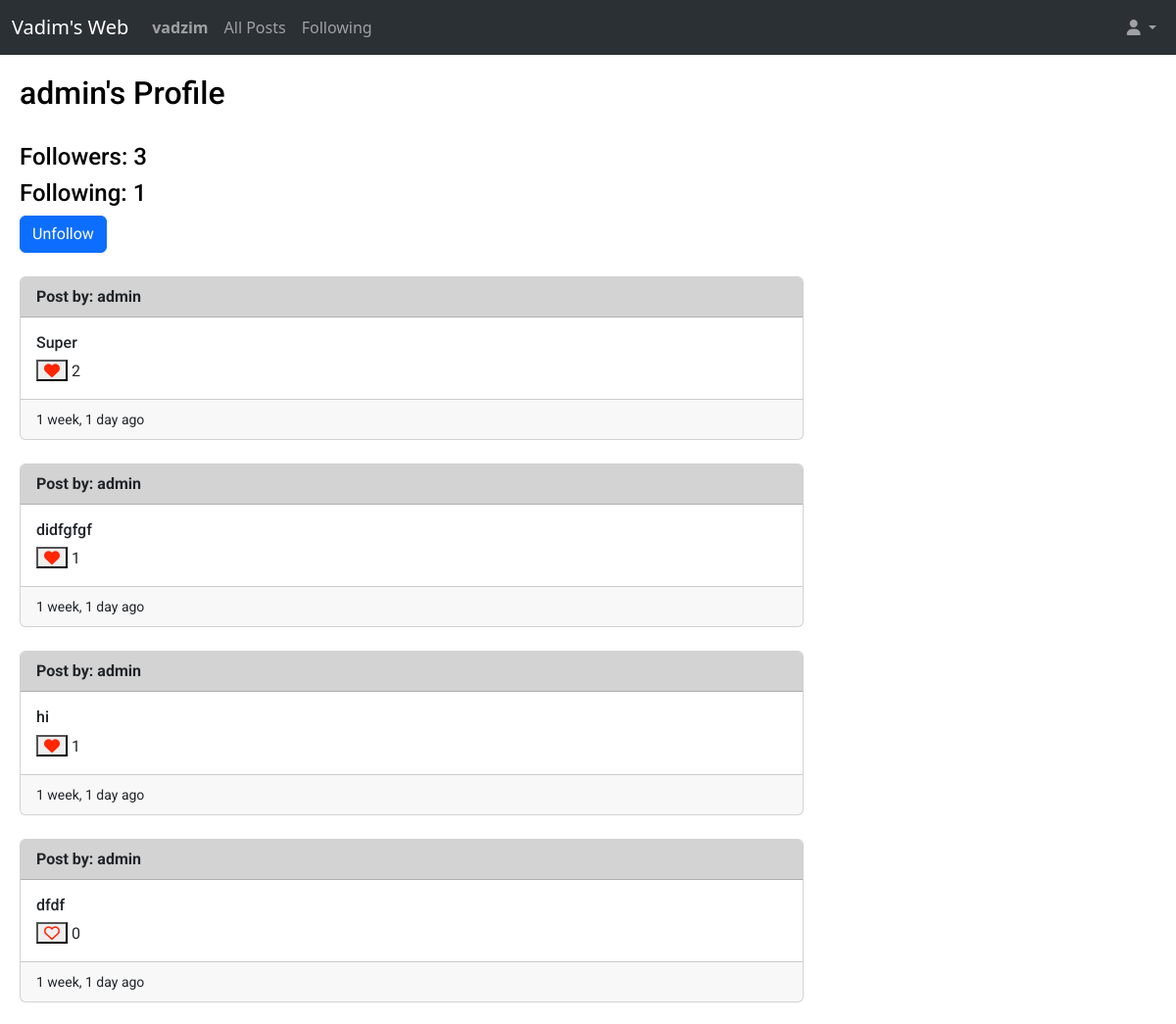
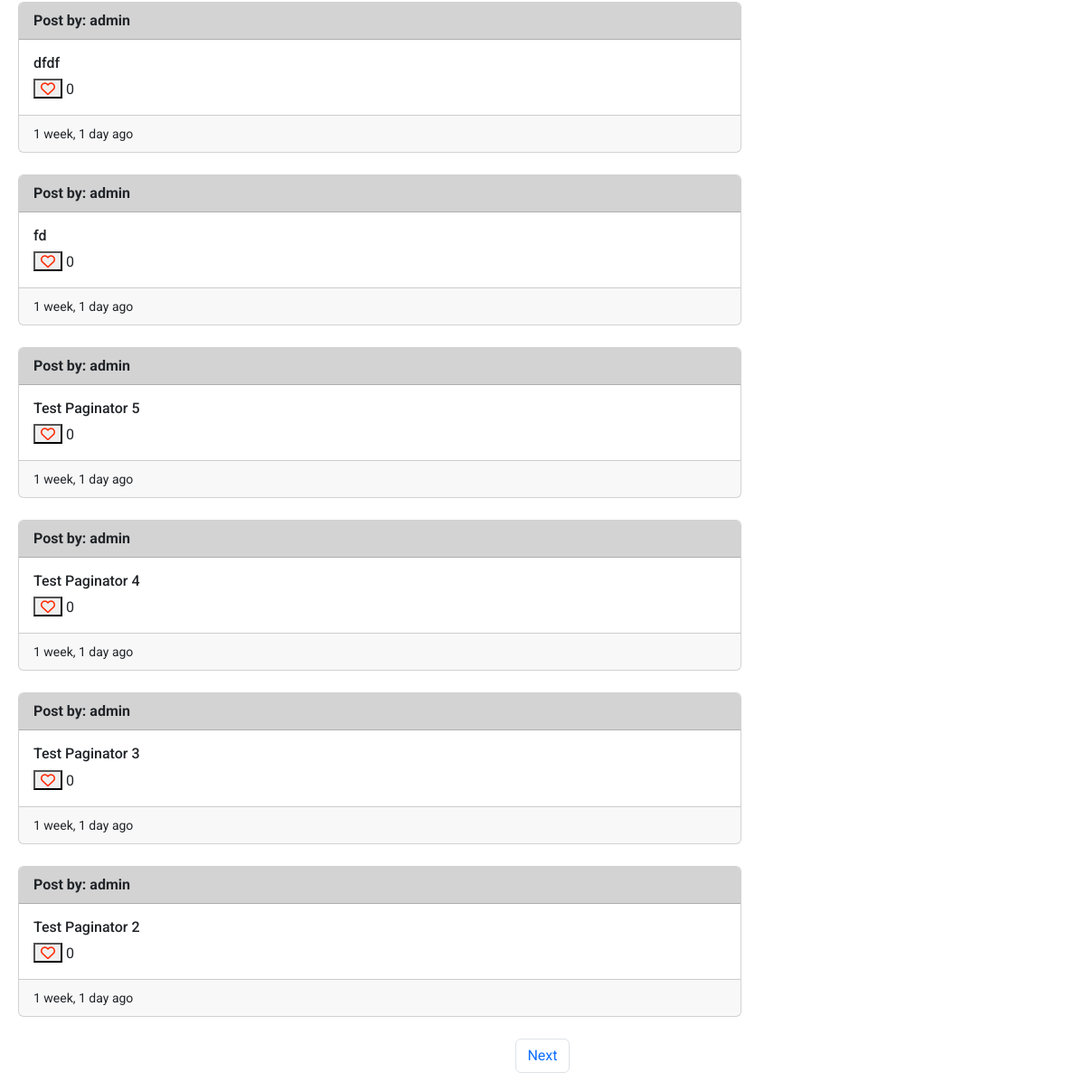
Page /profileforuserid/1 (signed in) on the earlier database version (2 pictures, top to bottom).
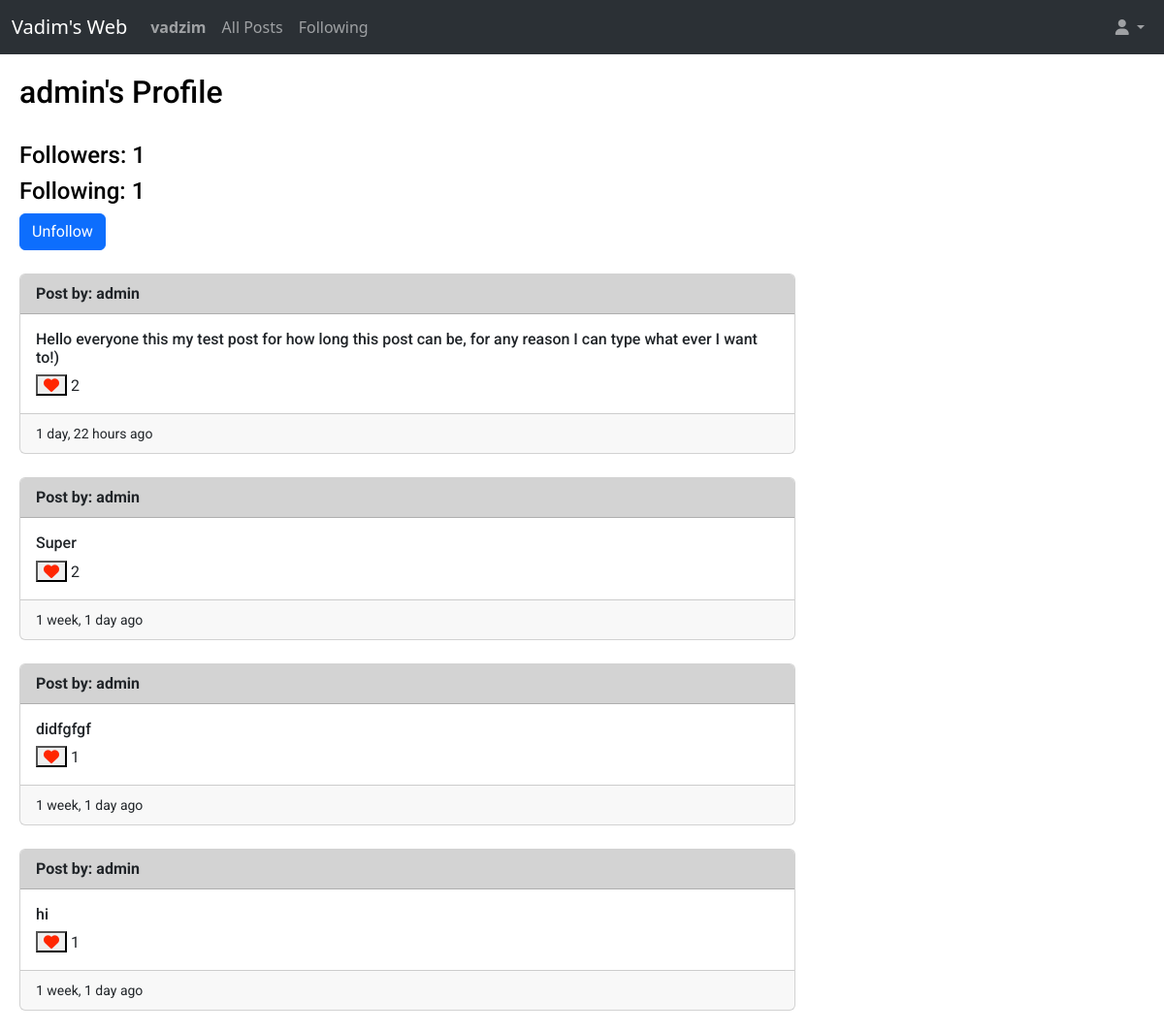
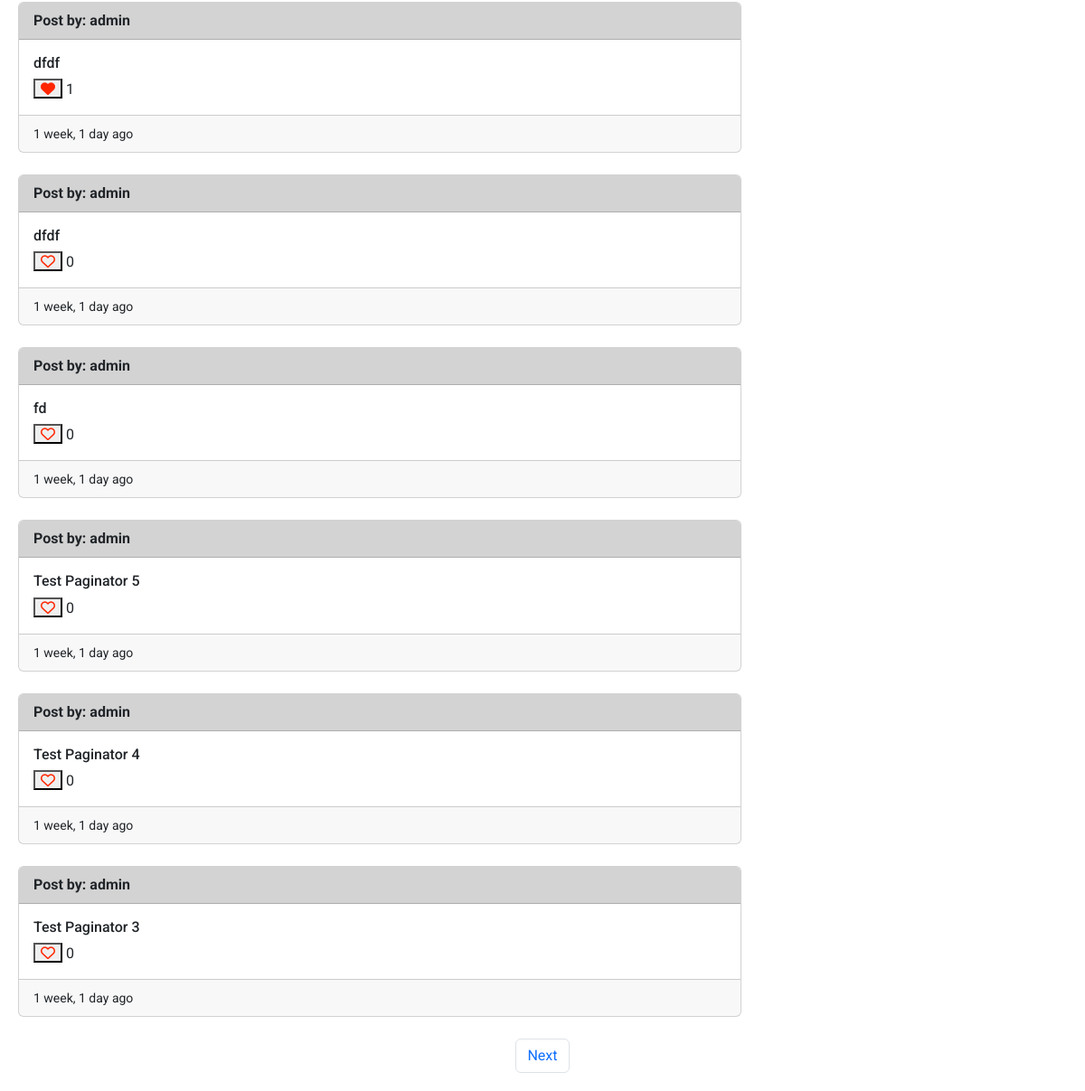
Same page on the later database version (2 pictures, top to bottom).
### web/models.py (models this page shows, shortened)
class Post(models.Model):
    user = models.ForeignKey(User, on_delete=models.CASCADE, related_name='post_user')
    content = models.CharField(max_length=140)
    creation_date = models.DateTimeField(auto_now_add=True, blank=True)
    number_of_likes = models.IntegerField(default=0)
    comments = models.ManyToManyField('Comments', blank=True, related_name="comments")

class User(AbstractUser):
    number_of_followers = models.IntegerField(default=0)
    number_of_following = models.IntegerField(default=0)
    def __str__(self):
        return f"{self.username}"

### web/views.py (the view)
# urls.py: path("profileforuserid/<int:post_user_id>", views.profileforuserid, name="profileforuserid"),
def profileforuserid(request, post_user_id):
    current_user_id = request.user.id
    not_show_edit = True
    current_user1 = User.objects.get(id=request.user.id)
    if current_user_id == post_user_id:
        return HttpResponseRedirect(reverse('userprofile'))
    else:
        post_user = User.objects.get(id=post_user_id)
        user_followers = post_user.number_of_followers
        user_following = post_user.number_of_following
        allposts = Post.objects.filter(user=post_user).order_by('id').reverse()
        allfollow = Follow.objects.all()
        current_following_postuser = False
        for item in allfollow:
            if item.follower == current_user1 and item.followed == post_user:
                current_following_postuser = True
        paginator = Paginator(allposts, 10)
        page_namber = request.GET.get('page')
        page_obj = paginator.get_page(page_namber)
        whoyoulike = []
        all_likes = Like.objects.all()
        for like in all_likes:
            if like.user == current_user1:
                whoyoulike.append(like.post.id)
        return render(request, "web/userprofile.html", {
                "allposts": page_obj,
                "current_user": post_user,
                "follow": current_following_postuser,
                "not_show_edit": not_show_edit,
                "user_followers": user_followers,
                "user_following": user_following,
                "whoyoulike": whoyoulike
            })

### web/templates/web/userprofile.html (shortened to what this page needs)
{% extends "web/layout.html" %}
{% load humanize %}
{% block body %}
    <h2>{{ current_user }}'s Profile</h2>
   <br>
   <h4>Followers: {{ user_followers }}</h4>
   <h4>Following: {{ user_following }}</h4>
    {% if follow == True %}
        <form action="{% url 'unfollow' current_user.id %}" method="post">
            <button type="submit" class="btn btn-primary">Unfollow</button>
        </form>
    {% elif follow == False %}
        <form action="{% url 'follow' current_user.id %}" method="post">
            {% csrf_token %}
            <button type="submit" class="btn btn-primary">Follow</button>
        </form>
        {% endif %}
   <br>
    {% for post in allposts %}
        <div class="card" style="max-width: 50rem;">
            <div style="background-color:lightgray;" class="card-header">
                <strong>Post by: {{ post.user }}</strong>
            </div>
            <div class="card-body">
                <h6 class="card-title" id="content_area{{ post.id }}">{{ post.content }}</h6>
                {% if user.is_authenticated %}
                    {% if post.id in whoyoulike %}
                        <button class="fa-solid fa-heart" style="color: #ff2600;" onclick="likeHandler({{ post.id }}, {{ whoyoulike }})" id="{{ post.id }}"> </button><span id="like_number{{ post.id }}"> {{ post.number_of_likes }}</span>
                    {% else %}
                        <button class="fa-regular fa-heart" style="color: #ff2600;" onclick="likeHandler({{ post.id }}, {{ whoyoulike }})" id="{{ post.id }}"> </button> <span id="like_number{{ post.id }}">{{ post.number_of_likes }}</span>
                            {% endif %}
                {% else %}
                    <a href="{% url 'login' %}" class="fa-regular fa-heart" style="color: #ff2600; text-decoration: none;" ></a> <span>{{ post.number_of_likes }}</span>
                {% endif %}
            </div>
            <div class="card-footer">
                <small>{{ post.creation_date|naturaltime }}</small>
            </div>
        </div>
        <br>
    {% endfor %}
    <nav aria-label="Page navigation example">
        <ul class="pagination d-flex justify-content-center">
            {% if allposts.has_next %}
                <li class="page-item"><a class="page-link" href="?page={{ allposts.next_page_number }}">Next</a></li>
            {% endif %}
        </ul>
      </nav>
{% endblock %}

Differences in the rows shown:
no longer on this page (row unchanged): Post: user "admin", content "Test Paginator 2", number_of_likes "0", creation_date "1 week, 1 day ago"
added Post: user "admin", content "Hello everyone this my test post for how long this post can be, for any reason I can type what ever I want to!)", number_of_likes "2", creation_date "1 day, 22 hours ago"
changed Post (number 5 of 10 on the later page): number_of_likes "0" → "1"
Other differences:
{{ user_followers }}: "3" → "1"
